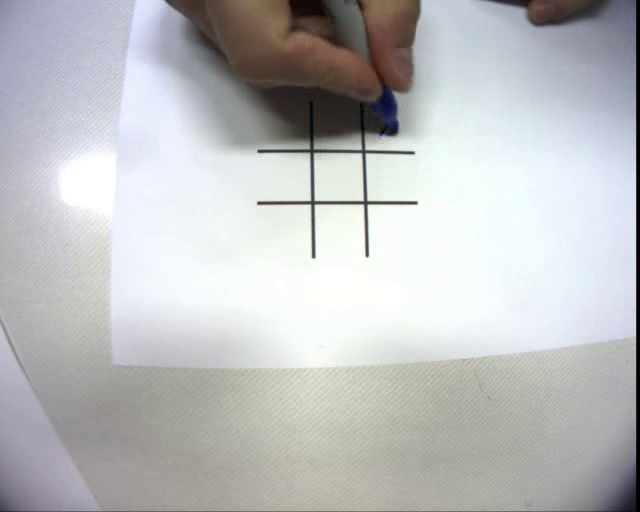
#> input picture frame 33 of xo2c.avi, 640 x 512 px
$ python edges.py
#> lines starting #> are read from the running program, lines starting #| are printed output that depends on the picture
import itertools
import cv2
import numpy as np

cap = cv2.VideoCapture('xo2c.avi')
while 1:
    ret, frame = cap.read()
#> frame is the input picture: shape (512, 640, 3); mean B, G, R 191.5, 190.4, 189.2
    if not ret:
        break

    grayImage = cv2.cvtColor(frame, cv2.COLOR_BGR2GRAY)
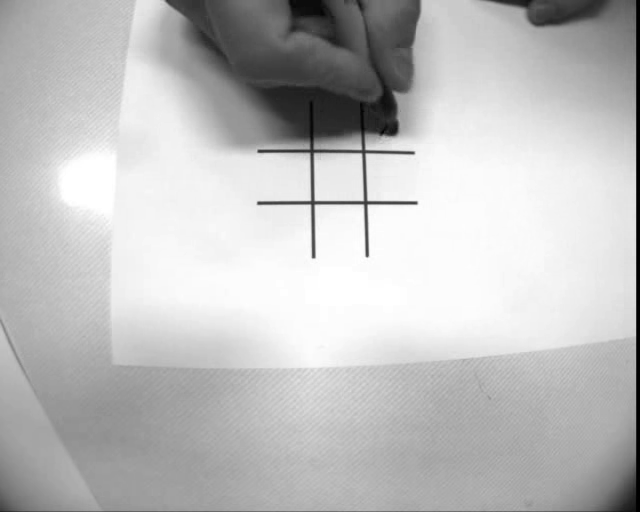
#> grayImage: shape (512, 640); min 0, max 255, mean 190.2
    edges = cv2.Canny(grayImage, 100, 150, apertureSize=3)
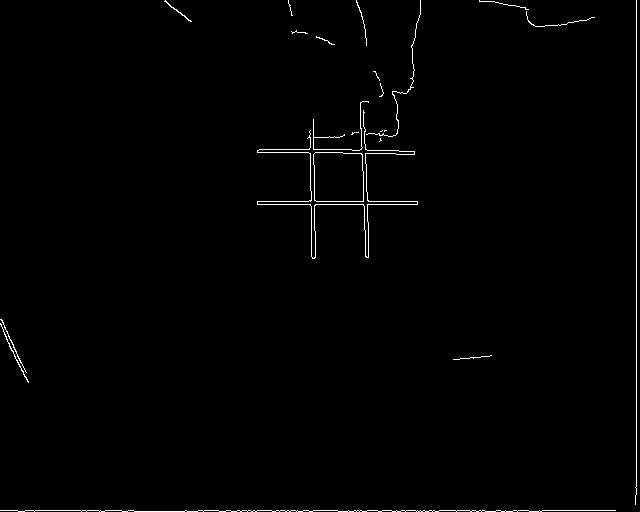
#> edges: shape (512, 640); 0.94% white in thin lines or dots

    cv2.imshow('Edges Video', edges)

        # Check for the 'q' key press to exit the loop
    if cv2.waitKey(25) & 0xFF == ord('q'):
#> (key q is pressed here)
        break

# Release the video capture object and close all windows
cap.release()
cv2.destroyAllWindows()

$ run again, starting later in the video
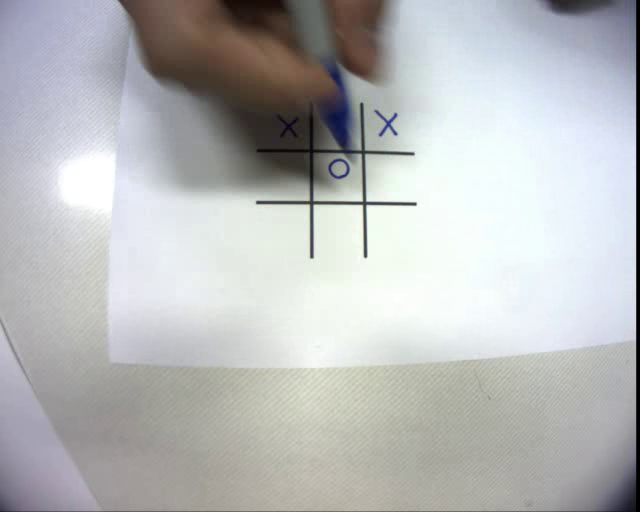
#> input picture frame 150 of xo2c.avi, 640 x 512 px
#> frame is the input picture: shape (512, 640, 3); mean B, G, R 186.5, 185.9, 184.4
#> `grayImage = cv2.cvtColor(frame, cv2.COLOR_BGR2GRAY)`:
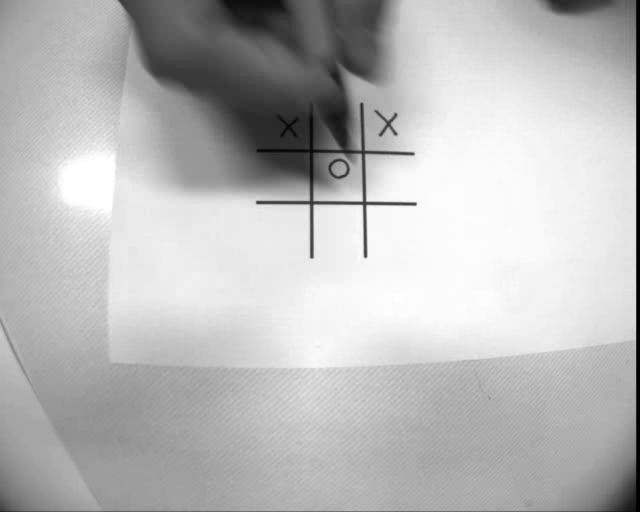
#> grayImage: shape (512, 640); min 0, max 255, mean 185.5
#> `edges = cv2.Canny(grayImage, 100, 150, apertureSize=3)`:
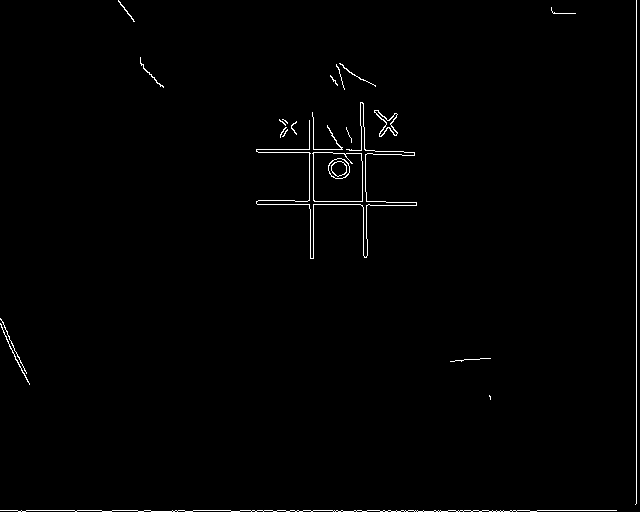
#> edges: shape (512, 640); 0.96% white in thin lines or dots

$ run again, starting later in the video
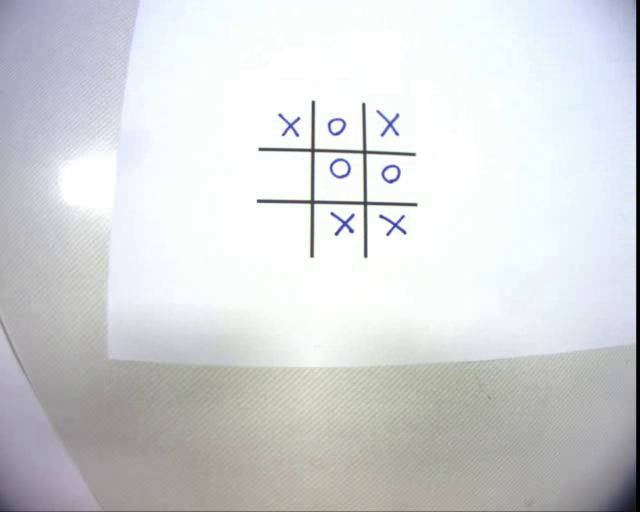
#> input picture frame 267 of xo2c.avi, 640 x 512 px
#> frame is the input picture: shape (512, 640, 3); mean B, G, R 216.2, 214.6, 212.4
#> `grayImage = cv2.cvtColor(frame, cv2.COLOR_BGR2GRAY)`:
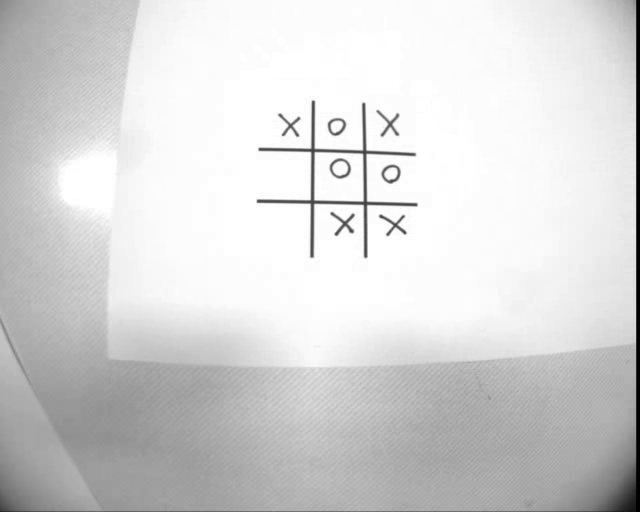
#> grayImage: shape (512, 640); min 0, max 255, mean 214.1
#> `edges = cv2.Canny(grayImage, 100, 150, apertureSize=3)`:
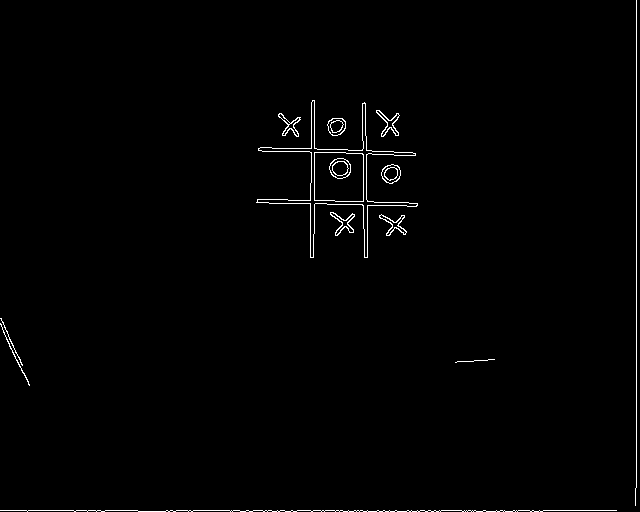
#> edges: shape (512, 640); 1.1% white in thin lines or dots
